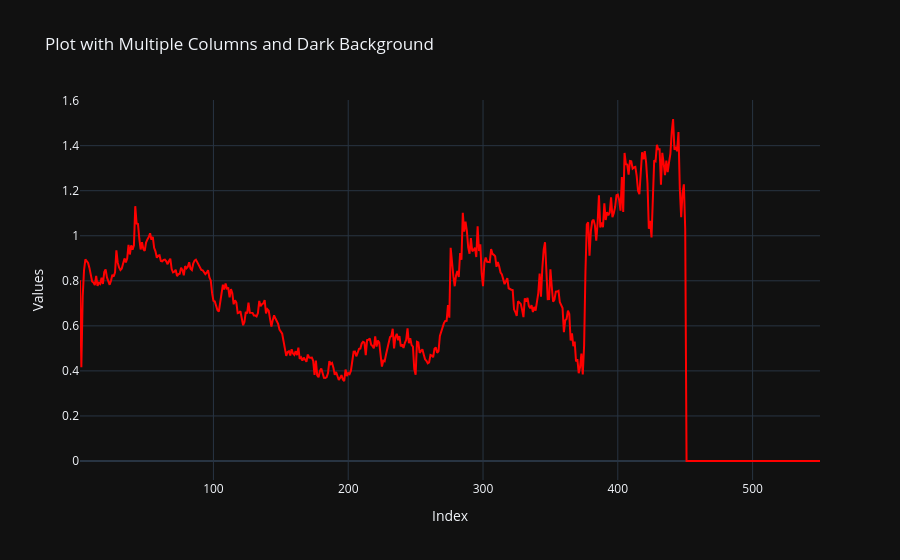

The cell this chart's notebook holds for it:
### Code cell
figg = Plot.plot_df(index.df_futures, 'ic')
figg.show()

### Figure 1 — Plotly figure (JSON) as saved in the notebook; plotly's stock layout.template omitted (floating-point values rounded to 4 significant figures; data arrays with more than 128 entries replaced by an {"elided": "..."} marker saying what was removed)
{"data": [{"hoverinfo": "text+y", "hovertext": {"elided": "550 str values"}, "line": {"color": "red"}, "mode": "lines", "name": "ic", "x": {"elided": "550 int values"}, "y": {"elided": "550 float values"}, "type": "scatter"}], "layout": {"title": {"text": "Plot with Multiple Columns and Dark Background"}, "xaxis": {"title": {"text": "Index"}}, "yaxis": {"title": {"text": "Values"}}}}
